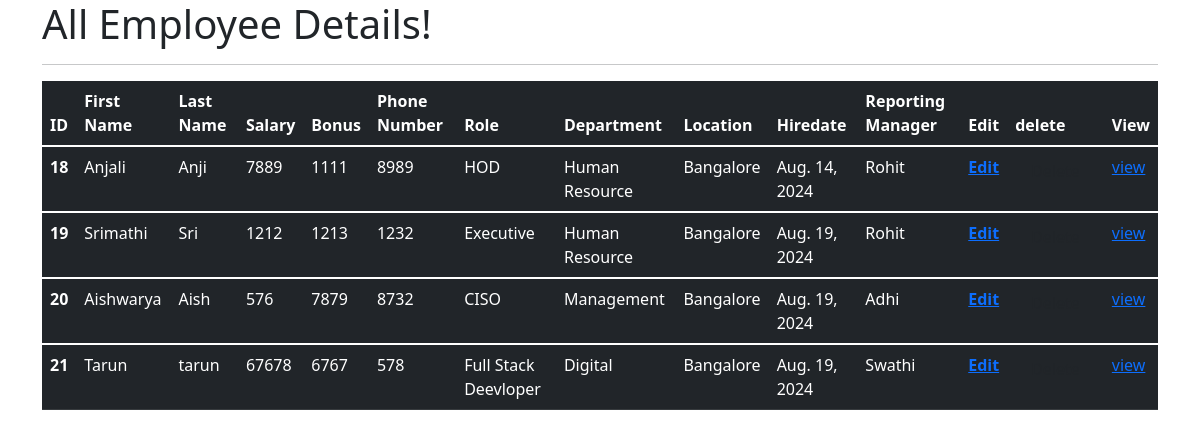
The app's page /all_emp with its own data.
### emp_app/models.py (models this page shows, shortened)
class Employee(models.Model):
    first_name = models.CharField(max_length=100, null=False)
    last_name = models.CharField(max_length=100)
    dept = models.ForeignKey(Department, on_delete=models.CASCADE)
    salary = models.IntegerField(default=0)
    bonus = models.IntegerField(default=0)
    role = models.ForeignKey(Role, on_delete=models.CASCADE)
    phone = models.IntegerField(default=0)
    hire_date = models.DateField()
    def __str__(self):
        return "%s %s %s" %(self.first_name, self.last_name, self.phone)

class Role(models.Model):
    name = models.CharField(max_length=100, null=False)

class Department(models.Model):
    name = models.CharField(max_length=100)
    location = models.CharField(max_length=100)
    reporting_manager = models.CharField(max_length=100, blank=True, null=True)

### emp_app/views.py (the view)
# urls.py: path('all_emp', views.all_emp, name='all_emp'),
def all_emp(request):
    emps = Employee.objects.all()
    context = {
        'emps': emps
    }
    print(context)
    return render(request, 'view_all_emp.html', context)

### emp_app/templates/view_all_emp.html (shortened to what this page needs)
<!DOCTYPE html>
<html lang="en">
<head>
  <link href="https://cdn.jsdelivr.net/npm/bootstrap@5.1.3/dist/css/bootstrap.min.css" rel="stylesheet">
</head>
  <body>
  <div class="container">
          <h1>All Employee Details!</h1>
      <hr>
     <table class="table table-dark">
  <thead>
    <tr>
      <th scope="col">ID</th>
      <th scope="col">First Name</th>
      <th scope="col">Last Name</th>
      <th scope="col">Salary</th>
      <th scope="col">Bonus</th>
      <th scope="col">Phone Number</th>
      <th scope="col">Role</th>
      <th scope="col">Department</th>
      <th scope="col">Location</th>
      <th scope="col">Hiredate</th>
      <th scope="col"> Reporting Manager</th>
      <th scope="col">Edit</th>
      <th scope="col"> delete</th>
      <th scope="col">View</th>
    </tr>
  </thead>
         {% for emp in emps %}
  <tbody>
    <tr onclick="window.location.href='{% url 'employee_detail' emp.id %}'" style="cursor: pointer;">
      <th scope="row">{{emp.id}}</th>
      <td>{{emp.first_name}}</td>
      <td>{{emp.last_name}}</td>
      <td>{{emp.salary}}</td>
      <td>{{emp.bonus}}</td>
      <td>{{emp.phone}}</td>
      <td>{{emp.role.name}}</td>
      <td>{{emp.dept.name}}</td>
      <td>{{emp.dept.location}}</td>
      <td>{{emp.hire_date}}</td>
      <td>{{emp.dept.reporting_manager}}</td>
      <th scope="col"><a href="{% url 'edit_employee' emp.id %}">Edit</a></th>
      <th scope="col"> <a class="dropdown-item" href="/remove_emp/{{emp.id}}">Delete</a></th>
      <td><a href="{% url 'employee_detail' emp.id %}">view</a></td>
    </tr>
  </tbody>
         {% endfor %}
</table>
  </div>
  </body>
</html>

### records on screen
Employee: id "18", first_name "Anjali", last_name "Anji", salary "7889", bonus "1111", phone "8989", role.name "HOD", dept.name "Human Resource", dept.location "Bangalore", hire_date "Aug. 14, 2024", dept.reporting_manager "Rohit"
Employee: id "19", first_name "Srimathi", last_name "Sri", salary "1212", bonus "1213", phone "1232", role.name "Executive", dept.name "Human Resource", dept.location "Bangalore", hire_date "Aug. 19, 2024", dept.reporting_manager "Rohit"
Employee: id "20", first_name "Aishwarya", last_name "Aish", salary "576", bonus "7879", phone "8732", role.name "CISO", dept.name "Management", dept.location "Bangalore", hire_date "Aug. 19, 2024", dept.reporting_manager "Adhi"
Employee: id "21", first_name "Tarun", last_name "tarun", salary "67678", bonus "6767", phone "578", role.name "Full Stack Deevloper", dept.name "Digital", dept.location "Bangalore", hire_date "Aug. 19, 2024", dept.reporting_manager "Swathi"
